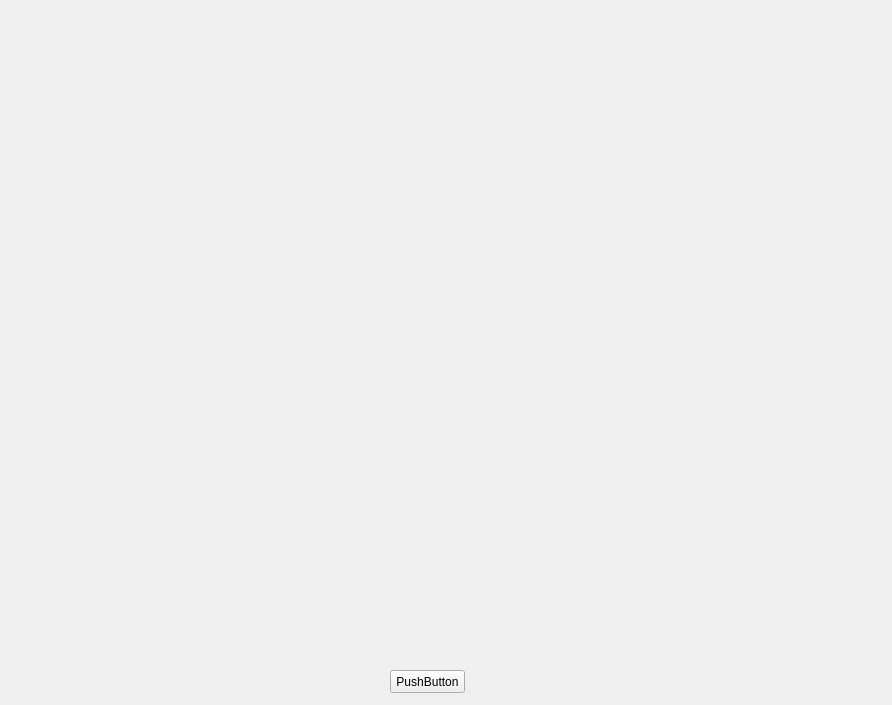
<?xml version="1.0" encoding="UTF-8"?>
<ui version="4.0">
 <class>MainWindowClass</class>
 <widget class="QWidget" name="MainWindowClass">
  <property name="geometry">
   <rect>
    <x>0</x>
    <y>0</y>
    <width>892</width>
    <height>705</height>
   </rect>
  </property>
  <property name="windowTitle">
   <string>MainWindow</string>
  </property>
  <widget class="GLViewWidget" name="widget" native="true">
   <property name="geometry">
    <rect>
     <x>20</x>
     <y>20</y>
     <width>841</width>
     <height>641</height>
    </rect>
   </property>
  </widget>
  <widget class="QPushButton" name="pushButton">
   <property name="geometry">
    <rect>
     <x>390</x>
     <y>670</y>
     <width>75</width>
     <height>23</height>
    </rect>
   </property>
   <property name="text">
    <string>PushButton</string>
   </property>
  </widget>
 </widget>
 <layoutdefault spacing="6" margin="11"/>
 <customwidgets>
  <customwidget>
   <class>GLViewWidget</class>
   <extends>QWidget</extends>
   <header>glviewwidget.h</header>
   <container>1</container>
  </customwidget>
 </customwidgets>
 <resources>
  <include location="mainwindow.qrc"/>
 </resources>
 <connections/>
</ui>
